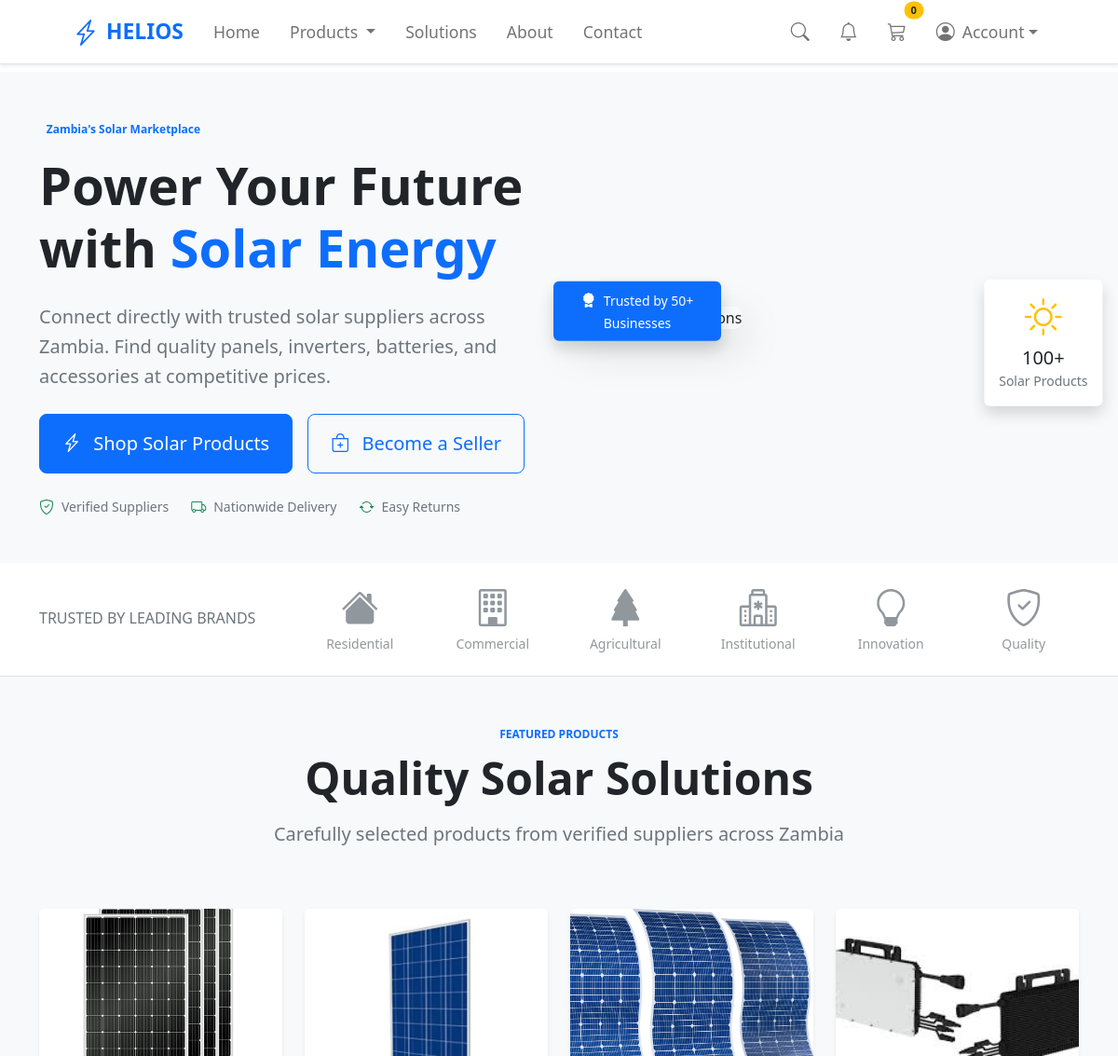
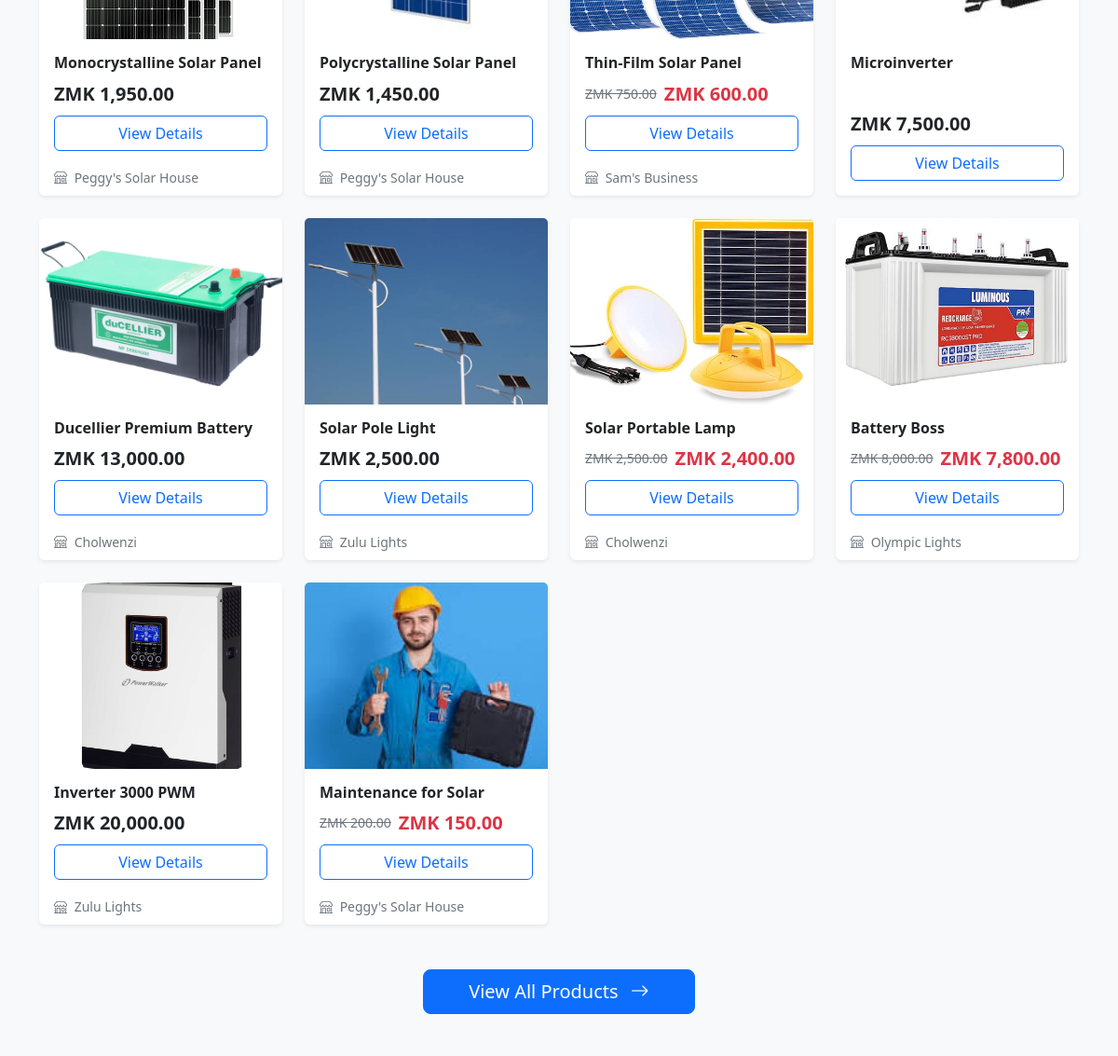
The app's page / (signed in, upper part), older data (2 pictures, top to bottom).
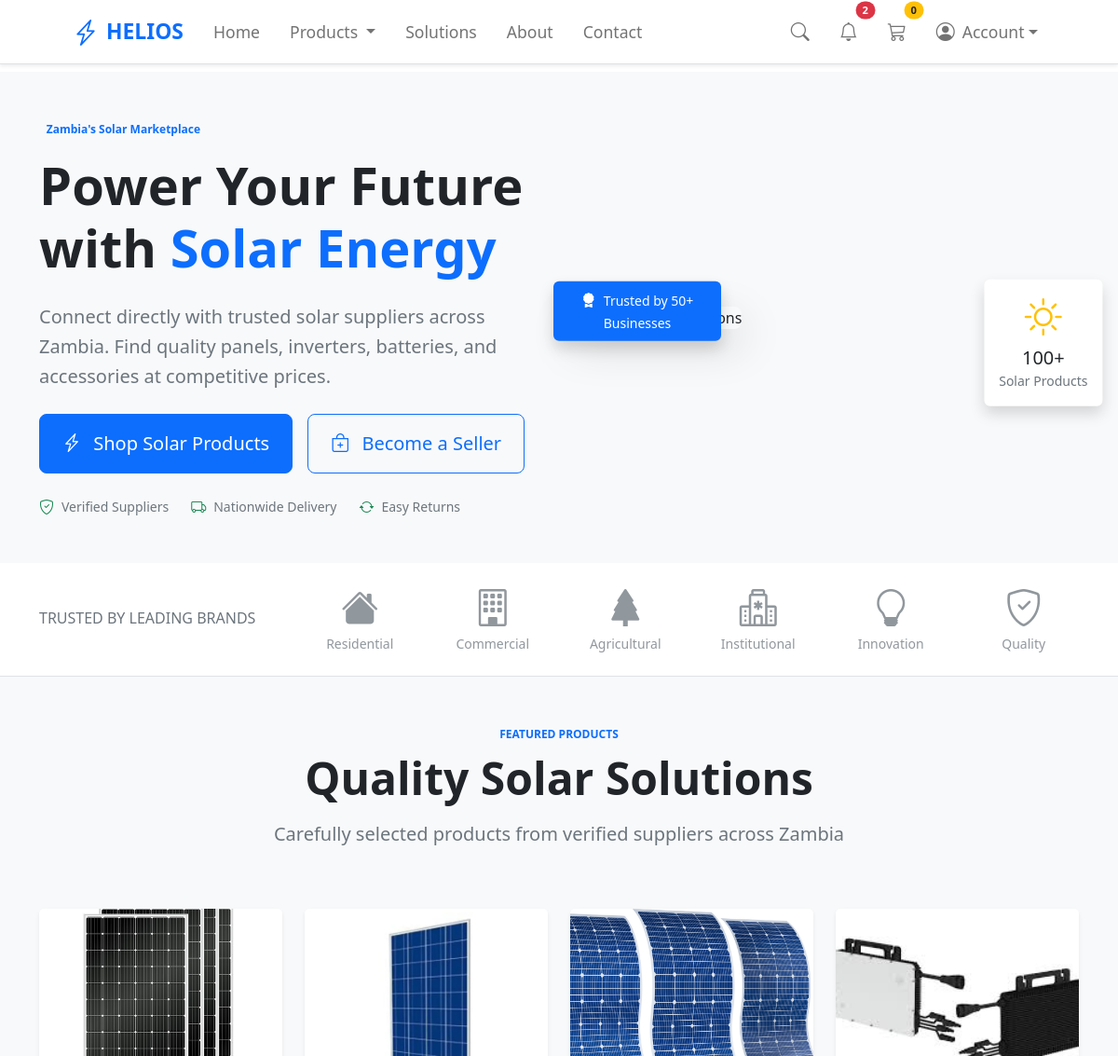
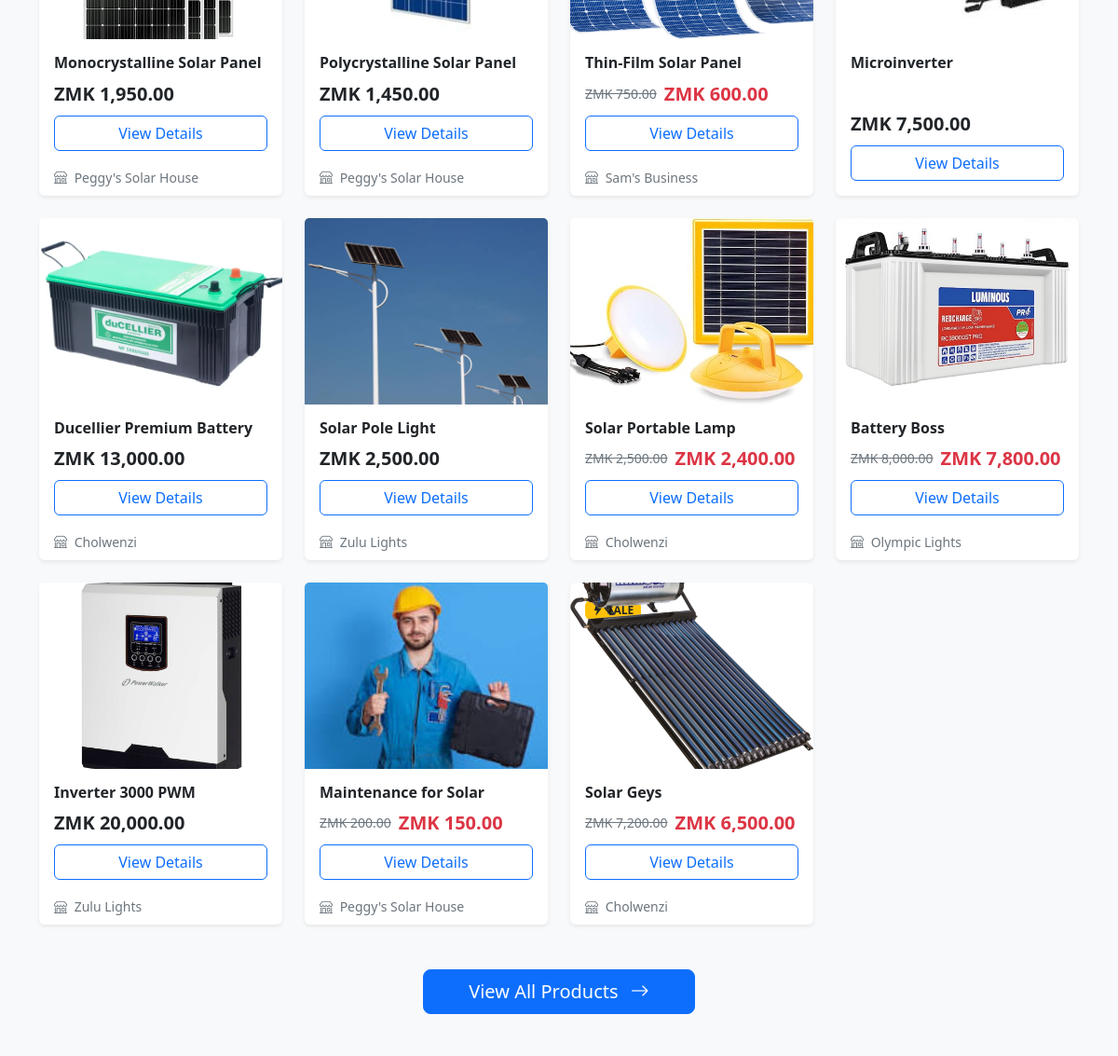
The same page, newer data (2 pictures, top to bottom).
### store/models.py (models this page shows, shortened)
class Product(models.Model):
    name = models.CharField(max_length=100)
    price = models.DecimalField(default=0, max_digits=10, decimal_places=2)
    description = models.CharField(max_length=1000, default='', blank=True, null=True)
    category = models.ForeignKey(Category, on_delete=models.CASCADE, default=1)
    image = models.ImageField(upload_to='uploads/products/', blank=True, null=True)
    is_sale = models.BooleanField(default=False)
    sale_price = models.DecimalField(default=0, max_digits=10, decimal_places=2)
    is_available = models.BooleanField(default=True)
    seller = models.ForeignKey(
        'payment.Seller',
        on_delete=models.SET_NULL,
        null=True,
        blank=True,
        related_name='products'
    )

### payment/models.py (models this page shows, shortened)
class Seller(models.Model):
    user = models.OneToOneField(User, on_delete=models.CASCADE, related_name="seller_profile")
    business_name = models.CharField(max_length=200, blank=True, null=True)
    business_description = models.TextField(blank=True, null=True)
    business_email = models.EmailField(max_length=254, blank=True, null=True)
    phone = models.CharField(max_length=30, blank=True, null=True)
    business_address = models.CharField(max_length=300, blank=True, null=True)
    logo = models.ImageField(upload_to='profile_pics/sellers/', blank=True, null=True)
    is_active = models.BooleanField(default=True)
    city = models.CharField(max_length=100, blank=True, null=True)
    country = models.CharField(max_length=100, blank=True, null=True)
    bank_account_name = models.CharField(max_length=200, blank=True, null=True)
    bank_account_number = models.CharField(max_length=100, blank=True, null=True)
    bank_name = models.CharField(max_length=150, blank=True, null=True)
    created_at = models.DateTimeField(auto_now_add=True)
    updated_at = models.DateTimeField(auto_now=True)

### store/views.py (the view)
# urls.py: path('', views.home, name='home'),
def home(request):
    products = Product.objects.all()
    return render(request, 'home.html', {'products': products})

### cart/context_processors.py (called while the page is built)
def cart(request):
    return {'cart': Cart(request)}

### ecom/context_processors.py (called while the page is built)
def newsletter_form(request):
    if getattr(request, 'disable_newsletter', False):
        return {
            'newsletter_form': None,
        }
    return {
        'newsletter_form': NewsletterSubscriberForm(),
    }

def notifications(request):
    if request.user.is_authenticated:
        unread_notifications_list = Notification.objects.filter(
            user=request.user,
            is_read=False
        ).order_by('-created_at')[:5]
        unread_count = Notification.objects.filter(user=request.user, is_read=False).count()
    else:
        unread_notifications_list = []
        unread_count = 0
    return {
        'unread_notification_count': unread_count,
        'unread_notifications': unread_notifications_list,
    }

### store/templates/home.html (shortened to what the changed rows need)
{% extends 'base.html' %}
{% load static %}
{% load humanize %}
{% block content %}
<section class="hero-section bg-light">
    <div class="container">
        <div class="row align-items-center min-vh-50 py-5">
            <div class="col-lg-6 mb-5 mb-lg-0">
                <h1 class="display-4 fw-bold text-dark mb-4">
                    Power Your Future with
                    <span class="text-primary">Solar Energy</span>
                </h1>
            </div>
        </div>
    </div>
</section>
<section class="products-section py-5 bg-light" id="product-list">
    <div class="container">
        <div class="row mb-5">
            <div class="col-lg-8 mx-auto text-center">
                <h2 class="display-5 fw-bold text-dark mb-3">Quality Solar Solutions</h2>
            </div>
        </div>
        <div class="row g-4">
            {% for product in products %}
            <div class="col-xl-3 col-lg-4 col-md-6">
                <div class="card product-card h-100 border-0 shadow-sm">
                    {% if product.is_sale %}
                    <div class="position-absolute top-0 start-0 m-3">
                        <span class="badge bg-warning text-dark">
                        </span>
                    </div>
                    {% endif %}
                    <div class="product-image-wrapper position-relative">
                    </div>
                    <div class="card-body d-flex flex-column">
                        <h6 class="card-title fw-bold text-dark mb-2">{{ product.name }}</h6>
                        <div class="mt-auto">
                            {% if product.is_sale %}
                            <div class="d-flex align-items-center gap-2 mb-2">
                                <span class="text-muted text-decoration-line-through small">
                                    ZMK {{ product.price|floatformat:2|intcomma }}
                                </span>
                                <span class="fw-bold text-danger fs-5">
                                    ZMK {{ product.sale_price|floatformat:2|intcomma }}
                                </span>
                            </div>
                            {% else %}
                            <div class="mb-2">
                                <span class="fw-bold text-dark fs-5">
                                    ZMK {{ product.price|floatformat:2|intcomma }}
                                </span>
                            </div>
                            {% endif %}
                            <a href="{% url 'product' product.id %}"
                               class="btn btn-outline-primary w-100">
                                View Details
                            </a>
                        </div>
                    </div>
                    {% if product.seller %}
                    <div class="card-footer bg-transparent border-top-0 pt-0">
                        <small class="text-muted">
                            <i class="bi bi-shop me-1"></i>
                            {{ product.seller.business_name }}
                        </small>
                    </div>
                    {% endif %}
                </div>
            </div>
            {% endfor %}
        </div>
    </div>
</section>
{% endblock %}

Row changes from the older to the newer data that the page shows:
added Product: name "Solar Geys", price "7,200.00", sale_price "6,500.00", seller.business_name "Cholwenzi"
Text that changed along with them:
{{ unread_notification_count }}: (not shown) → "2"
